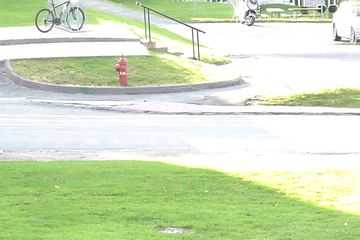
#> input picture advanced_vision_algorithms/segmentation/img_seq/in000300.jpg, 360 x 240 px, found by its file name; the run also reads 2 pictures not shown here
$ python segmentation_vid1.py
#> lines starting #> are read from the running program, lines starting #| are printed output that depends on the picture; after the words box and inside, x2 and y2 are one past the last pixel; in counts of white or black regions, pixels touching at a corner belong together; pictures that were not available may be replaced by others from this repository, and a replacement may not be noted
import cv2
import numpy as np

I = cv2.imread('seq/office/input/in000300.jpg')
#> I is the input picture: shape (240, 360, 3); mean B, G, R 188.6, 222.8, 207.9
I = cv2.cvtColor(I, cv2.COLOR_BGR2GRAY)
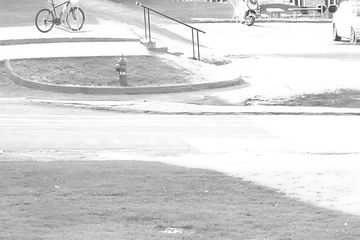
#> I: shape (240, 360); min 35, max 255, mean 214.5

f = open('seq/office/temporalROI.txt', 'r')
#> (reads advanced_vision_algorithms/segmentation/office/temporalROI.txt from the repository)
line = f.readline()
roi_start, roi_end = line.split()
roi_start = int(roi_start)
roi_end = int(roi_end)

i_start = roi_start
i_end = roi_end
i_step = 10

TP = 0
TN = 0
FP = 0
FN = 0

for i in range(i_start, i_end, i_step):
    ground_truth = cv2.imread('seq/office/groundtruth/gt' + str('{:06d}'.format(i)) + '.png')
    I_before = I
    I_color = cv2.imread('seq/office/input/in' + str('{:06d}'.format(i)) + '.jpg')
    I = cv2.cvtColor(I_color, cv2.COLOR_BGR2GRAY)
    ground_truth = cv2.cvtColor(ground_truth, cv2.COLOR_BGR2GRAY)
#> ground_truth: shape (240, 360)

    ground_truth_binary = np.uint8(255*(ground_truth == 255))
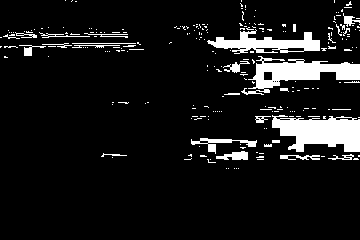
#> ground_truth_binary: shape (240, 360); 9.4% white; 242 white regions (214 under 20 px), largest, box (x1, y1, x2, y2) and area: (272, 115, 360, 152) 2238, (241, 56, 360, 95) 1973, (207, 29, 320, 54) 1306

    diff = cv2.absdiff(I, I_before)
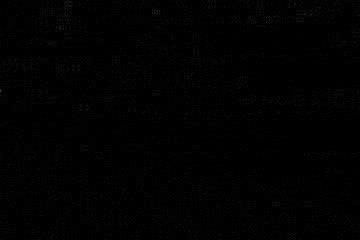
#> diff: shape (240, 360); min 0, max 45, mean 1.5
    thresh, I_binary = cv2.threshold(diff, 30, 255, cv2.THRESH_BINARY)
#> I_binary: shape (240, 360); 0.01% white in thin lines or dots, all inside (x1, y1, x2, y2) = (0, 16, 270, 92)
    I_binary = cv2.medianBlur(I_binary, 5)
#> I_binary: shape (240, 360); every value is 0
    I_binary = cv2.dilate(I_binary, cv2.getStructuringElement(cv2.MORPH_ELLIPSE, (3, 5)), iterations=4)
    I_binary = cv2.dilate(I_binary, cv2.getStructuringElement(cv2.MORPH_ELLIPSE, (3, 3)))

    TP_M = np.logical_and((I_binary == 255), (ground_truth_binary == 255))  # iloczyn
    TP += np.sum(TP_M)
#> TP = 0
    FP_M = np.logical_and((I_binary == 255), (ground_truth_binary != 255))  # iloczyn
    FP += np.sum(FP_M)
#> FP = 0
    TN_M = np.logical_and((I_binary != 255), (ground_truth_binary != 255))  # iloczyn
    TN += np.sum(TN_M)
#> TN = 78319
    FN_M = np.logical_and((I_binary != 255), (ground_truth_binary == 255))  # iloczyn
    FN += np.sum(FN_M)
#> FN = 8081
#> (the run stopped early here; a loop or call above may not have finished)
